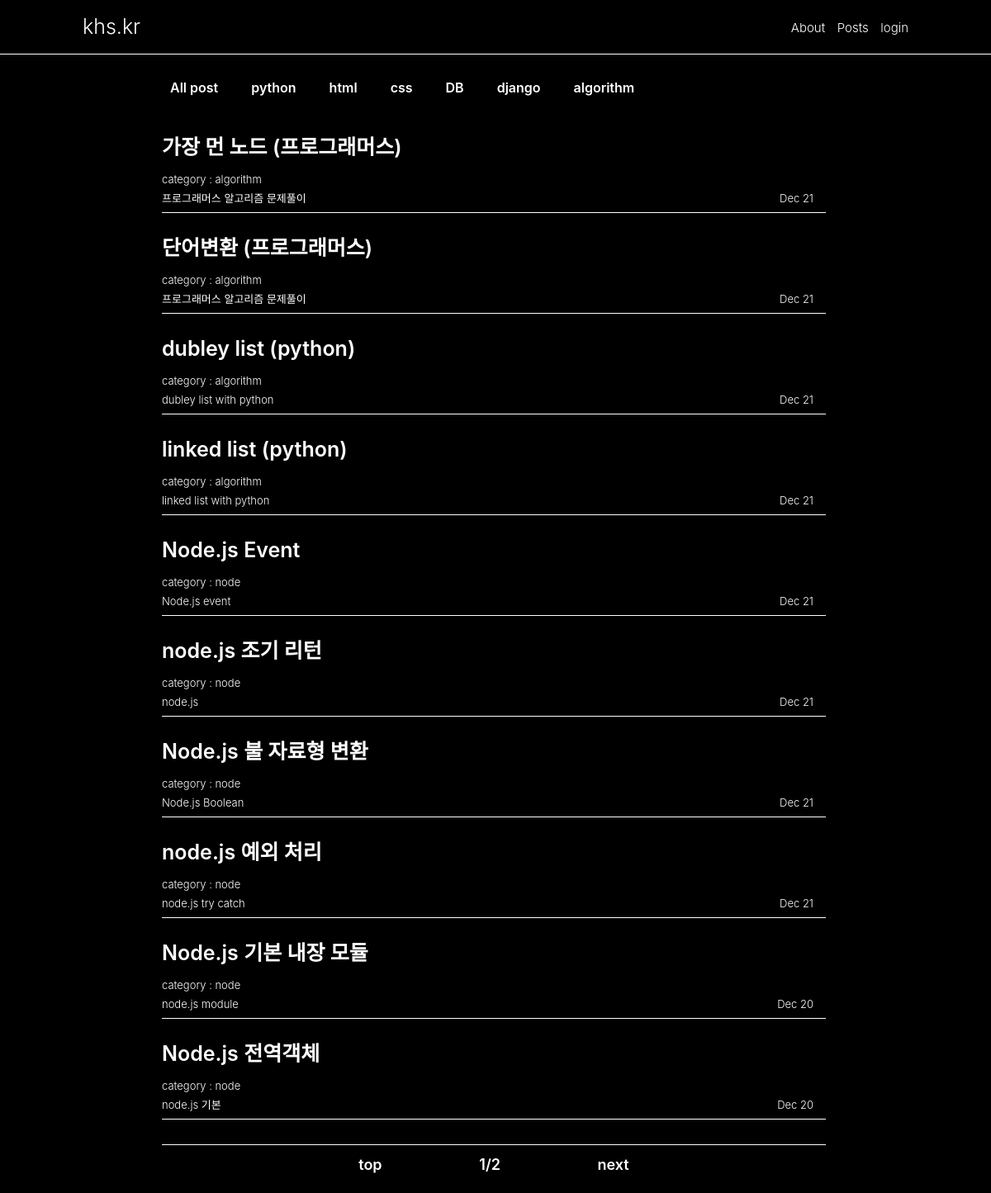
The app's page /index/ with its own data.
### web/models.py (models this page shows, shortened)
class Post(models.Model):
    title = models.CharField(max_length=100)
    content = summer_fields.SummernoteTextField(default='')
    type = models.CharField(
        max_length=80, choices=LANG_TYPE, null=True, default='css')
    description = models.CharField(max_length=200, default='')
    dt_created = models.DateTimeField(auto_now_add=True)

### web/views.py (the view)
# urls.py: path('index/', views.index, name='index'),
def index(request):
    post_list = Post.objects.all().order_by('-dt_created')
    page = int(request.GET.get('p', 1))
    paginator = Paginator(post_list, 10)
    object_list = paginator.get_page(page)
    context = {
        'object': object_list
    }
    return render(request, 'web/index.html', context)

### web/templates/web/index.html
{% extends './base.html' %}
{% load static %}
{% block content %}
  <div class="content__box">
    <div class='content_select_box_container'>
      <a class="content_select_box" href={% url 'index' %}>All post</a>
      <a class="content_select_box" href={% url 'python_list' %}>python</a>
      <a class="content_select_box" href={% url 'html_list' %}>html</a>
      <a class="content_select_box" href={% url 'css_list' %}>css</a>
      <a class="content_select_box" href={% url 'DB_list' %}>DB</a>
      <a class="content_select_box" href={% url 'django_list' %}>django</a>
      <a class="content_select_box" href={% url 'algorithm_list' %}>algorithm</a>
    </div>
    <ul>
      {% for obj in object %}
        <li>
          <a href={% url 'post-detail' obj.id %}>
            <h2 class='content__title'>{{obj.title}}</h2>
            <div class='content-title__box'>
              <div class="description">
                <span class='content__category'>category :
                  {{obj.type}}
                </span>
                <div class='content__description'>
                  <p>{{obj.description}}</p>
                </div>
              </div>
              <div class="content__date">
                <span>{{obj.dt_created|date:"M"}}
                  {{obj.dt_created|date:"d"}}</span>
              </div>
            </div>
          </a>
        </li>
      {% endfor %}
    </ul>
  </div>
  <div>
    <div class='page_ul_container'>
      <ul class='page_container'>
        {% if object.has_previous %}
          <li>
            <a href="?p={{object.previous_page_number}}">previous</a>
          </li>
        {% else %}
          <li>
            <a href="#" onclick="javascript:window.scrollTo(0,0)">top</a>
          </li>
        {% endif %}
        <li>
          <a href="#">{{object.number}}/{{object.paginator.num_pages}}</a>
        </li>
        {% if object.has_next %}
          <li>
            <a href="?p={{object.next_page_number}}">next</a>
          </li>
        {% else %}
          <li>
            <a href="#" onclick="javascript:window.scrollTo(0,0)">top</a>
          </li>
        {% endif %}
      </ul>
    </div>
  </div>
{% endblock content %}

### web/static/web/css/style.css (style rules this page uses)
body { background-color: black; color: white; font-family: -apple-system, BlinkMacSystemFont, "Segoe UI", Roboto, Oxygen, Ubuntu, Cantarell, "Open Sans", "Helvetica Neue", sans-serif; min-width: 700px; }
a { color: white; text-decoration: none; font-weight: 600; }
.content_select_box { margin-right: 20px; background-color: black; padding: 10px; border-radius: 10px; }
.content_select_box_container { display: flex; align-items: center; height: 40px; margin-bottom: 30px; }
.page_container { width: 70%; display: flex; justify-content: space-evenly; margin-bottom: 20px; font-size: 18px; }
.page_ul_container { display: flex; align-items: center; justify-content: center; }

### web/static/web/css/contentlist.css (style rules this page uses)
.content__box { width: 100%; margin-right: auto; }
.content__box li { padding: 10px 0px; margin-bottom: 20px; border-bottom: 1px solid white; }
.content__title { font-weight: 600; font-size: 25px; margin-bottom: 20px; }
.content-title__box { display: flex; justify-content: space-between; height: 5%; }
.content__date { display: flex; align-items: flex-end; font-weight: 300; }
.content__description { margin-top: 10px; font-weight: 300; }
.content__category { font-weight: 300; }

### startpage/static/startpage/css/style2.css (style rules this page uses)
body { background-color: black; color: white; font-family: -apple-system, BlinkMacSystemFont, "Segoe UI", Roboto, Oxygen, Ubuntu, Cantarell, "Open Sans", "Helvetica Neue", sans-serif; }
a { text-decoration: none; color: white; }
.content__box { margin-top: 20px; padding-bottom: 10px; border-bottom: 1px solid white; }
.content__title { font-weight: 600; font-size: 25px; margin-bottom: 20px; }
.content-title__box { font-size: 13px; display: flex; justify-content: space-between; height: 5%; padding-right: 15px; }
.content__date { display: flex; align-items: flex-end; }
.content__description { margin-top: 10px; }
ul { margin: 10px 0; margin-bottom: 20px; }
li { padding: 5px 0px; }

### records on screen
Post: title "가장 먼 노드 (프로그래머스)", type "algorithm", description "프로그래머스 알고리즘 문제풀이", dt_created "Dec", dt_created "21"
Post: title "단어변환 (프로그래머스)", type "algorithm", description "프로그래머스 알고리즘 문제풀이", dt_created "Dec", dt_created "21"
Post: title "dubley list (python)", type "algorithm", description "dubley list with python", dt_created "Dec", dt_created "21"
Post: title "linked list (python)", type "algorithm", description "linked list with python", dt_created "Dec", dt_created "21"
Post: title "Node.js Event", type "node", description "Node.js event", dt_created "Dec", dt_created "21"
Post: title "node.js 조기 리턴", type "node", description "node.js", dt_created "Dec", dt_created "21"
Post: title "Node.js 불 자료형 변환", type "node", description "Node.js Boolean", dt_created "Dec", dt_created "21"
Post: title "node.js 예외 처리", type "node", description "node.js try catch", dt_created "Dec", dt_created "21"
Post: title "Node.js 기본 내장 모듈", type "node", description "node.js module", dt_created "Dec", dt_created "20"
Post: title "Node.js 전역객체", type "node", description "node.js 기본", dt_created "Dec", dt_created "20"

### other values on screen
{{ object.number }} "1"
{{ object.paginator.num_pages }} "2"
